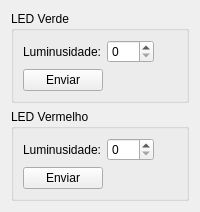
           <widget class="QWidget" name="LEDs">
            <attribute name="title">
             <string>LEDs</string>
            </attribute>
            <layout class="QVBoxLayout" name="verticalLayout_5">
             <item>
              <widget class="QGroupBox" name="groupBox_8">
               <property name="title">
                <string>LED Verde</string>
               </property>
               <layout class="QGridLayout" name="gridLayout_8">
                <item row="0" column="0">
                 <layout class="QFormLayout" name="formLayout_7">
                  <item row="0" column="0">
                   <layout class="QHBoxLayout" name="horizontalLayout_5">
                    <item>
                     <widget class="QLabel" name="label_11">
                      <property name="text">
                       <string>Luminusidade:</string>
                      </property>
                     </widget>
                    </item>
                    <item>
                     <widget class="QSpinBox" name="l1SBox">
                      <property name="maximum">
                       <number>255</number>
                      </property>
                     </widget>
                    </item>
                   </layout>
                  </item>
                  <item row="1" column="0">
                   <widget class="QPushButton" name="l1EnviarButton">
                    <property name="text">
                     <string>Enviar</string>
                    </property>
                   </widget>
                  </item>
                 </layout>
                </item>
               </layout>
              </widget>
             </item>
             <item>
              <widget class="QGroupBox" name="groupBox_9">
               <property name="title">
                <string>LED Vermelho</string>
               </property>
               <layout class="QGridLayout" name="gridLayout_9">
                <item row="0" column="0">
                 <layout class="QFormLayout" name="formLayout_8">
                  <item row="0" column="0">
                   <layout class="QHBoxLayout" name="horizontalLayout_6">
                    <item>
                     <widget class="QLabel" name="label_13">
                      <property name="text">
                       <string>Luminusidade:</string>
                      </property>
                     </widget>
                    </item>
                    <item>
                     <widget class="QSpinBox" name="l2SBox">
                      <property name="maximum">
                       <number>255</number>
                      </property>
                     </widget>
                    </item>
                   </layout>
                  </item>
                  <item row="1" column="0">
                   <widget class="QPushButton" name="l2EnviarButton">
                    <property name="text">
                     <string>Enviar</string>
                    </property>
                   </widget>
                  </item>
                 </layout>
                </item>
               </layout>
              </widget>
             </item>
            </layout>
           </widget>
